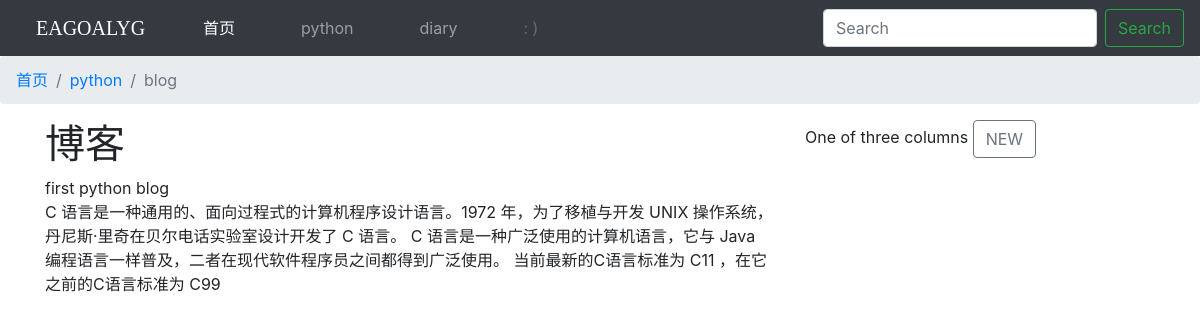
/1/, run on the app's committed database.
### blog/models.py (models this page shows, shortened)
class BlogType(models.Model):
    type_name = models.CharField(max_length=15)

class Blog(models.Model):
    title = models.CharField(max_length=30)
    blog_type = models.ForeignKey(BlogType, on_delete=models.DO_NOTHING)
    created_at = models.DateTimeField(auto_now_add=True)
    content = models.TextField()
    author = models.ForeignKey(User, on_delete=models.DO_NOTHING)

### blog/views.py (the view)
# urls.py: path('<int:blog_pk>/', views.blog_detail, name='blog_detail'),
def blog_detail(request, blog_pk):
    blog = get_object_or_404(Blog, pk=blog_pk)
    blog_types = BlogType.objects.all()
    context = {'blog': blog, 'blog_types':blog_types}
    return render(request, 'blog/blog_detail.html', context)

### blog/templates/blog/blog_detail.html (shortened to what this page needs)
{% extends 'blog/base.html' %}
{% load static %}
{% block breadcrumb %}
<nav aria-label="breadcrumb">
  	<ol class="breadcrumb">
    	<li class="breadcrumb-item"><a href="{% url 'blog:index' %}">首页</a></li>
    	<li class="breadcrumb-item"><a href="{% url 'blog:blog_classification' blog.blog_type.pk %}">{{ blog.blog_type.type_name }}</a></li>
    	<li class="breadcrumb-item active" aria-current="page">blog</li>
 	</ol>
</nav>
{% endblock %}
{% block content %}
<h1>博客</h1>
<ul>
    <li>{{ blog.title }}</li>
    <li>{{ blog.content }}</li>
</ul>
{% endblock %}

### blog/templates/blog/base.html (shortened to what this page needs)
{% load static %}
<!DOCTYPE html>
<html lang="en">
<head>
	<link href="{% static 'blog/google-font.css' %}" rel="stylesheet">
	<link rel="stylesheet" href="{% static 'blog/blog.css' %}">
	<link rel="stylesheet" href="{% static 'base.css' %}">
	<link rel="stylesheet" href="{% static 'bootstrap-4.4.1-dist/css/bootstrap.min.css' %}">
</head>
<body>
	<nav class="fixed-top">
		<nav class="navbar navbar-expand-lg navbar-dark bg-dark">
			<a class="navbar-brand mr-auto mr-lg-0" href="{% url 'blog:index' %}">EAGOALYG</a>
			<div class="collapse navbar-collapse" id="navbarNav">
				<ul class="navbar-nav mr-auto">
					<li class="nav-item active">
				        <a class="nav-link" href="{% url 'blog:index' %}">首页<span class="sr-only">(current)</span></a>
				    </li>
					{% for blog_type in blog_types %}
					<li class="nav-item">
			        	<a class="nav-link" href="{% url 'blog:blog_classification' blog_type.pk %}">{{ blog_type.type_name }}</a>
			    	</li>
					{% endfor %}
					 <li class="nav-item">
					 	<a class="nav-link disabled" href="#" tabindex="-1" aria-disabled="true">: )</a>
					 </li>
				</ul>
				<form class="form-inline my-2 my-lg-0">
			      	<input class="form-control mr-sm-2" type="search" placeholder="Search" aria-label="Search">
			      	<button class="btn btn-outline-success my-2 my-sm-0" type="submit">Search</button>
			    </form>
			</div>
		</nav>
		{% block breadcrumb %}{% endblock %}
	</nav>
	<div class="container">
	  	<div class="row">
	    	<div class="col-md-8">
				{% block content %}{% endblock %}
	    	</div>
	    	<div class="col-md-4">
	      		One of three columns
	      		<a class="btn btn-outline-secondary" href="{% url 'blog:new_blog' %}" role="button">NEW</a>
	    	</div>
	  	</div>
	</div>
</body>
</html>

### blog/static/blog/blog.css (style rules this page uses)
.navbar-brand { font-family: 'Pacifico', cursive; padding-left: 20px; }
.navbar-nav { padding-left: 80px; }
.nav-item { padding-left: 50px; }
.container { padding-top: 120px; }

### static/base.css (style rules this page uses)
* { margin: 0; padding: 0; }
ul { list-style-type: none; }

### data on the page
BlogType: type_name "python"
BlogType: type_name "diary"
Blog: blog_type.type_name "python", title "first python blog", content "C 语言是一种通用的、面向过程式的计算机程序设计语言。1972 年，为了移植与开发 UNIX 操作系统，丹尼斯·里奇在贝尔电话实验室设计开发了 C 语言。 C 语言是一种广泛使用的计算机语言，它与 Java 编程语言一样普及，二者在现代软件程序员之间都得到广泛使用。 当前最新的C语言标准为 C11 ，在它之前的C语言标准为 C99"
